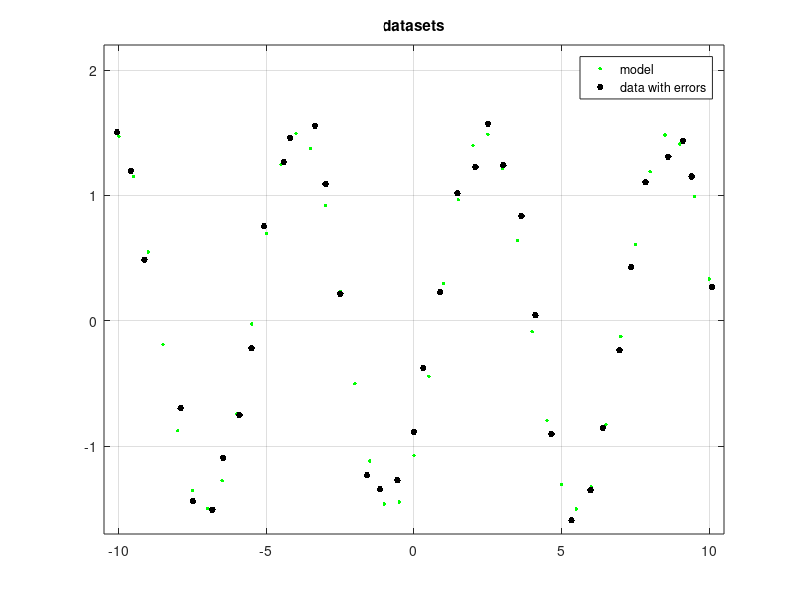

The MATLAB source for this figure: (Note: this script raises an error after producing the figure.)
clear;
x = [-10:0.5:10];
y = 1.5*sin(x-0.8);

figure('Position',[150 150 1100 400])
h1 = plot(x,y,'g.','MarkerSize',8);

s = size(x);
x1 = x+0.4*(rand(1,max(s))-0.5);
y1 = y+0.4*(rand(1,max(s))-0.5);
y1(1,4) = NaN; y1(1,17) = NaN; y1(1,31) = NaN;

hold on
h2 = plot(x1,y1,'k.','MarkerSize',15);
axis([-10.5 10.5 -1.7 2.2])
grid on
legend([h1 h2],'model','data with errors')
title 'datasets'

%% this
x1 = x1(~isnan(y1)); y1 = y1(~isnan(y1));
%% or this
[x1, y1] = prepareCurveData( x1, y1 );
%%
ft = fittype( 'sin1' );
opts = fitoptions( 'Method', 'NonlinearLeastSquares' );
%opts.Display = 'Off';
%opts.Lower = [-Inf 0 -Inf];
opts.StartPoint = [0 0.8 -0.5];

[fitresult, gof] = fit( x1, y1, ft, opts );

figure('Position',[150 150 1100 400])
h3 = plot( fitresult,'r', x1, y1 ,'k.');
axis([-10.5 10.5 -1.7 2.2])
h3(1).MarkerSize = 15;
h3(2).LineWidth = 1.5;
legend( h3, 'datapoints', 'sine fit', 'Location', 'NorthEast' );
title 'fitted datapoints'
grid on
